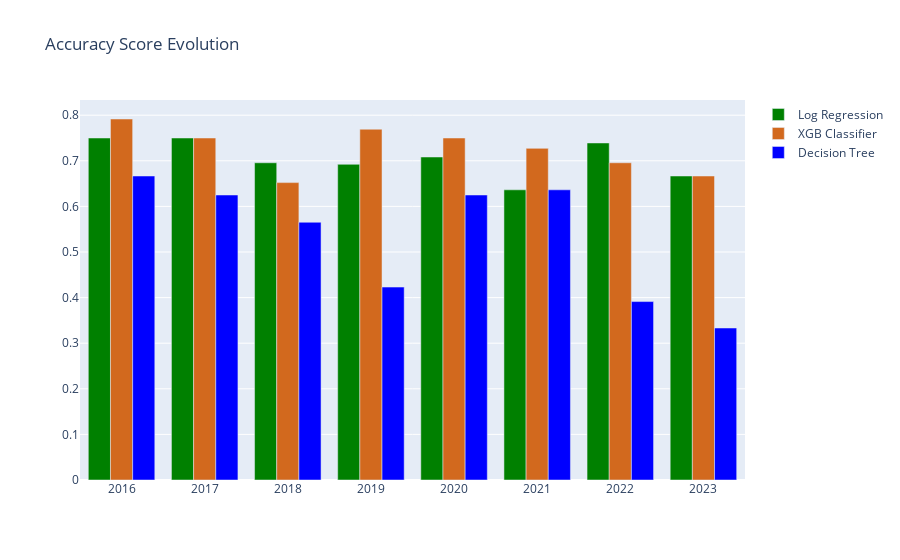

Notebook code cell kept with this figure:
### Code cell
score_evolution_plot(correct, ['Log_Prediction', 'XGB_Prediction', 'Tree_Prediction'], 'Accuracy Score Evolution')

### Figure 1 — Plotly figure (JSON) as saved in the notebook; plotly's stock layout.template omitted (floating-point values rounded to 4 significant figures)
{"data": [{"marker": {"color": "green"}, "name": "Log Regression", "type": "bar", "x": [2016, 2017, 2018, 2019, 2020, 2021, 2022, 2023], "y": [0.75, 0.75, 0.6957, 0.6923, 0.7083, 0.6364, 0.7391, 0.6667]}, {"marker": {"color": "chocolate"}, "name": "XGB Classifier", "type": "bar", "x": [2016, 2017, 2018, 2019, 2020, 2021, 2022, 2023], "y": [0.7917, 0.75, 0.6522, 0.7692, 0.75, 0.7273, 0.6957, 0.6667]}, {"marker": {"color": "blue"}, "name": "Decision Tree", "type": "bar", "x": [2016, 2017, 2018, 2019, 2020, 2021, 2022, 2023], "y": [0.6667, 0.625, 0.5652, 0.4231, 0.625, 0.6364, 0.3913, 0.3333]}], "layout": {"barmode": "group", "title": {"text": "Accuracy Score Evolution"}}}
